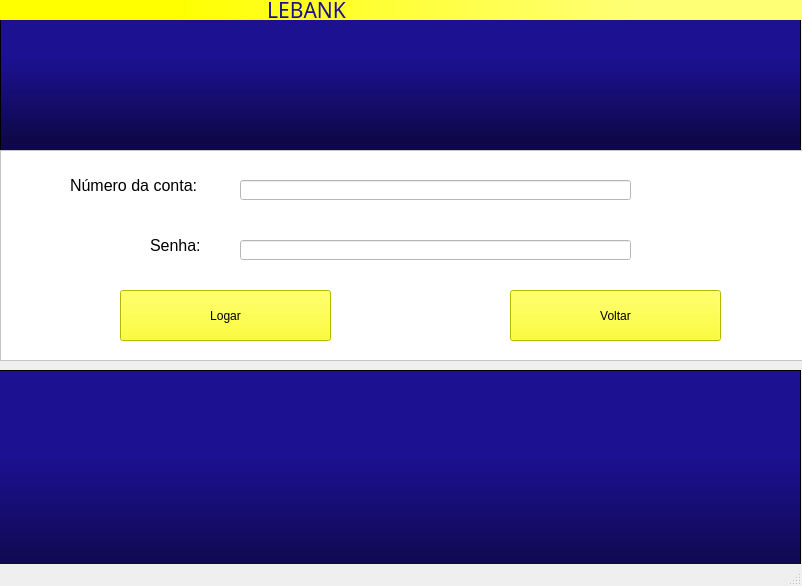
<?xml version="1.0" encoding="UTF-8"?>
<ui version="4.0">
 <class>MainWindow</class>
 <widget class="QMainWindow" name="MainWindow">
  <property name="geometry">
   <rect>
    <x>0</x>
    <y>0</y>
    <width>802</width>
    <height>586</height>
   </rect>
  </property>
  <property name="windowTitle">
   <string>MainWindow</string>
  </property>
  <widget class="QWidget" name="centralwidget">
   <widget class="QFrame" name="frame">
    <property name="geometry">
     <rect>
      <x>0</x>
      <y>0</y>
      <width>801</width>
      <height>151</height>
     </rect>
    </property>
    <property name="styleSheet">
     <string notr="true">background-color: qlineargradient(spread:pad, x1:0, y1:1, x2:0, y2:0, stop:0.0681818 rgba(14, 8, 73, 255), stop:0.607955 rgba(28, 17, 145, 255));</string>
    </property>
    <property name="frameShape">
     <enum>QFrame::StyledPanel</enum>
    </property>
    <property name="frameShadow">
     <enum>QFrame::Raised</enum>
    </property>
    <widget class="QLabel" name="LEBANK_label">
     <property name="geometry">
      <rect>
       <x>0</x>
       <y>0</y>
       <width>811</width>
       <height>20</height>
      </rect>
     </property>
     <property name="font">
      <font>
       <family>Lucida Calligraphy</family>
       <pointsize>16</pointsize>
      </font>
     </property>
     <property name="focusPolicy">
      <enum>Qt::NoFocus</enum>
     </property>
     <property name="styleSheet">
      <string notr="true">background-color: rgb(255, 255, 0);
color: rgb(28, 17, 145);
background-color: qlineargradient(spread:pad, x1:0, y1:0, x2:1, y2:0, stop:0.210227 rgba(255, 255, 0, 255), stop:0.778409 rgba(255, 255, 117, 255));</string>
     </property>
     <property name="text">
      <string>                                                 LEBANK</string>
     </property>
    </widget>
   </widget>
   <widget class="QFrame" name="frame_2">
    <property name="geometry">
     <rect>
      <x>0</x>
      <y>150</y>
      <width>811</width>
      <height>211</height>
     </rect>
    </property>
    <property name="styleSheet">
     <string notr="true">background-color: rgb(255, 255, 255);</string>
    </property>
    <property name="frameShape">
     <enum>QFrame::StyledPanel</enum>
    </property>
    <property name="frameShadow">
     <enum>QFrame::Raised</enum>
    </property>
    <widget class="QLineEdit" name="numero_da_conta_line">
     <property name="geometry">
      <rect>
       <x>240</x>
       <y>30</y>
       <width>391</width>
       <height>20</height>
      </rect>
     </property>
    </widget>
    <widget class="QLabel" name="numero_da_conta_label">
     <property name="geometry">
      <rect>
       <x>70</x>
       <y>20</y>
       <width>131</width>
       <height>31</height>
      </rect>
     </property>
     <property name="font">
      <font>
       <pointsize>12</pointsize>
      </font>
     </property>
     <property name="styleSheet">
      <string notr="true">background-color: rgb(255, 255, 255);</string>
     </property>
     <property name="text">
      <string>Número da conta:</string>
     </property>
    </widget>
    <widget class="QLabel" name="senha_label">
     <property name="geometry">
      <rect>
       <x>150</x>
       <y>80</y>
       <width>91</width>
       <height>31</height>
      </rect>
     </property>
     <property name="font">
      <font>
       <pointsize>12</pointsize>
      </font>
     </property>
     <property name="styleSheet">
      <string notr="true">background-color: rgb(255, 255, 255);</string>
     </property>
     <property name="text">
      <string>Senha:</string>
     </property>
    </widget>
    <widget class="QLineEdit" name="senha_line">
     <property name="geometry">
      <rect>
       <x>240</x>
       <y>90</y>
       <width>391</width>
       <height>20</height>
      </rect>
     </property>
    </widget>
    <widget class="QPushButton" name="logar_botao">
     <property name="geometry">
      <rect>
       <x>120</x>
       <y>140</y>
       <width>211</width>
       <height>51</height>
      </rect>
     </property>
     <property name="styleSheet">
      <string notr="true">background-color: rgb(255, 255, 0);</string>
     </property>
     <property name="text">
      <string>Logar</string>
     </property>
    </widget>
    <widget class="QPushButton" name="voltar_botao">
     <property name="geometry">
      <rect>
       <x>510</x>
       <y>140</y>
       <width>211</width>
       <height>51</height>
      </rect>
     </property>
     <property name="styleSheet">
      <string notr="true">background-color: rgb(255, 255, 0);</string>
     </property>
     <property name="text">
      <string>Voltar</string>
     </property>
    </widget>
   </widget>
   <widget class="QFrame" name="frame_3">
    <property name="geometry">
     <rect>
      <x>-10</x>
      <y>370</y>
      <width>811</width>
      <height>221</height>
     </rect>
    </property>
    <property name="styleSheet">
     <string notr="true">background-color: qlineargradient(spread:pad, x1:0, y1:1, x2:0, y2:0, stop:0.0681818 rgba(14, 8, 73, 255), stop:0.607955 rgba(28, 17, 145, 255));
</string>
    </property>
    <property name="frameShape">
     <enum>QFrame::StyledPanel</enum>
    </property>
    <property name="frameShadow">
     <enum>QFrame::Raised</enum>
    </property>
   </widget>
  </widget>
  <widget class="QMenuBar" name="menubar">
   <property name="geometry">
    <rect>
     <x>0</x>
     <y>0</y>
     <width>802</width>
     <height>21</height>
    </rect>
   </property>
  </widget>
  <widget class="QStatusBar" name="statusbar"/>
 </widget>
 <resources/>
 <connections/>
</ui>
